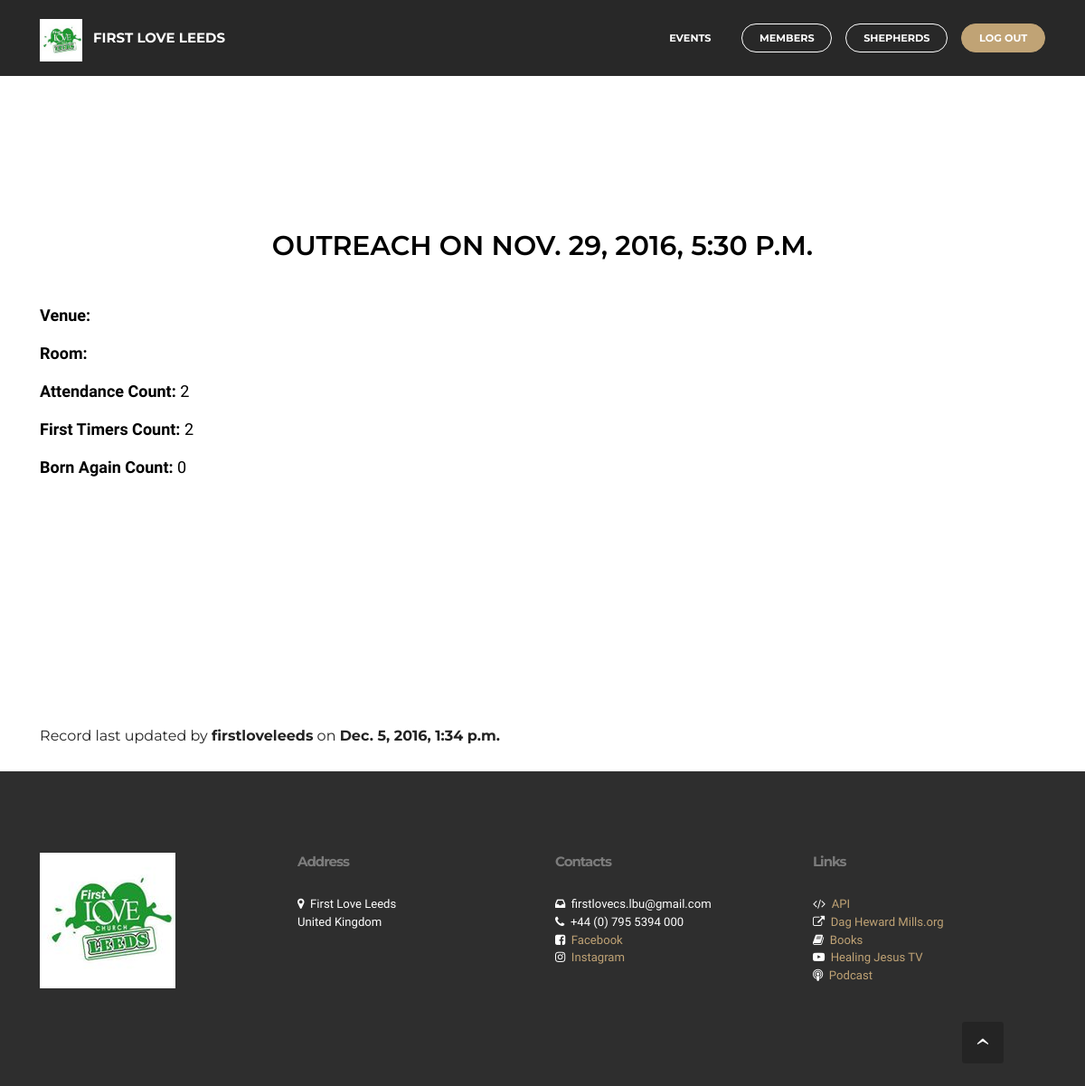
Screenshot of /event/1/ (signed in) with the database file from the repository.
### event/models.py (models this page shows, shortened)
class Event(models.Model):
	date = models.DateTimeField()
	event = models.ForeignKey('EventType', on_delete=models.CASCADE)
	attendance_count = models.IntegerField()
	first_timers_count = models.IntegerField()
	born_again_count = models.IntegerField()
	venue = models.CharField(max_length=100, blank=True)
	room = models.CharField(max_length=100, blank=True)
	last_modified = models.DateTimeField(auto_now=True)
	def __str__(self):
		return self.event.name
	class Meta:
		ordering = ["-date"]

class EventType(models.Model):
	name = models.CharField(max_length=100, unique=True)
	class Meta:
		ordering = ["name"]

### event/views.py (the view)
@login_required
def event_info(request, id):
	event = Event.objects.get(pk = id)
	context = {
		'event': event
	}
	return render (request, 'event_info.html', context)

### event/templates/event_info.html (shortened to what this page needs)
{% extends '_partial/base.html' %}

### welcome/templates/_partial/base.html (shortened to what this page needs)
{% spaceless %}
{% load staticfiles %}
{% endspaceless %}

### firstlove/static/dropdown/css/style.css (style rules this page uses)
.navbar-dropdown { left: 0; padding: 0; position: absolute; right: 0; top: 0; transition: all 0.45s ease; z-index: 1030; }
.navbar-dropdown .navbar-brand { float: none; font-size: 0; padding: 1.25rem 0; position: relative; transition: padding 0.25s ease; white-space: nowrap; }
.navbar-dropdown .navbar-brand::before { content: ""; display: inline-block; height: 100%; vertical-align: middle; }
.navbar-dropdown .navbar-logo, .navbar-dropdown .navbar-caption { display: inline-block; vertical-align: middle; }
.navbar-dropdown .navbar-logo { margin-right: 0.8rem; transition: margin 0.3s ease-in-out; }
.navbar-dropdown .navbar-logo img { height: 3.125rem; transition: all 0.3s ease-in-out; }
.navbar-dropdown .mbr-table-cell { height: 5.625rem; }
.navbar-dropdown .navbar-caption { font-family: "Montserrat"; font-size: 1rem; font-weight: 700; white-space: normal; }
.navbar-dropdown .navbar-caption, .navbar-dropdown .navbar-caption:hover { color: inherit; text-decoration: none; }
.navbar-dropdown.navbar-fixed-top { position: fixed; }
.nav-dropdown { display: table !important; font-family: "Montserrat"; font-size: 0.75rem; font-weight: 700; height: auto !important; }
.nav-dropdown .nav-item { display: table-cell; float: none; vertical-align: middle; }
.nav-dropdown .nav-btn { padding-left: 1rem; }
.nav-dropdown .link { margin: 1.667em; padding: 0; transition: color .2s ease-in-out; }
.nav-dropdown .link::after, .nav-dropdown .dropdown-item::after { color: inherit; }
.nav-dropdown .btn { font-size: 0.75rem; font-weight: 700; letter-spacing: 0; margin-bottom: 0; padding-left: 1.25rem; padding-right: 1.25rem; }

### firstlove/static/w3-css/w3.css (style rules this page uses)
html { box-sizing:border-box }
*,*:before,*:after { box-sizing:inherit }
html { -ms-text-size-adjust:100%;-webkit-text-size-adjust:100% }
body { margin:0 }
article,aside,details,figcaption,figure,footer,header,main,menu,nav,section,summary { display:block }
a { background-color:transparent;-webkit-text-decoration-skip:objects }
img { border-style:none }
html,body { font-family:Verdana,sans-serif;font-size:15px;line-height:1.5 }
html { overflow-x:hidden }
h1,h2,h3,h4,h5,h6,.w3-slim,.w3-wide { font-family:"Segoe UI",Arial,sans-serif }
h1 { font-size:36px }
h6 { font-size:16px }
h1,h2,h3,h4,h5,h6 { font-weight:400;margin:10px 0 }
img { margin-bottom:-5px }
a { color:inherit }
.w3-large { font-size:18px!important }
.w3-center { text-align:center!important }
.w3-text-black,.w3-hover-text-black:hover { color:#000!important }

### firstlove/static/mobirise/css/mbr-additional.css (style rules this page uses)
body, input, textarea, .mbr-company .list-group-text { font-family: 'Raleway', sans-serif; }
.btn, .alert, h1, h2, h3, h4, h5, h6, .h1, .h2, .h3, .h4, .h5, .h6, .display-1, .display-2, .display-3, .display-4, .mbr-figure .mbr-figure-caption, .mbr-gallery-title, .mbr-map [data-state-details], .mbr-price { font-family: 'Montserrat', sans-serif; }
.mbr-footer-content h1, .mbr-footer .mbr-contacts h1, .mbr-footer-content h2, .mbr-footer .mbr-contacts h2, .mbr-footer-content h3, .mbr-footer .mbr-contacts h3, .mbr-footer-content h4, .mbr-footer .mbr-contacts h4, .mbr-footer-content p strong, .mbr-footer .mbr-contacts p strong, .mbr-footer-content strong, .mbr-footer .mbr-contacts strong { font-family: 'Montserrat', sans-serif; }
.btn { border-radius: 1.6em; }
.btn-primary { background-color: #c0a375; border-color: #c0a375; color: #ffffff; }
.text-primary { color: #c0a375 !important; }
.mbr-footer p a, .mbr-footer ul a { color: #c0a375; }
#ext_menu-7 .navbar-caption { color: #ffffff; }
#ext_menu-7 .link, #ext_menu-7 .dropdown-item { color: #ffffff; }
#ext_menu-7 .link { font-size: 0.75rem; }
#ext_menu-7 .navbar, #ext_menu-7 .nav-dropdown-sm, #ext_menu-7 .nav-dropdown-sm .link[aria-expanded="true"], #ext_menu-7 .nav-dropdown-sm .dropdown-menu { background: #282828; }

### rows the page displays
Event: event+date+venue (picture), event+date+venue "FIRST LOVE LEEDS EVENTS MEMBERS SHEPHERDS LOG OUT OUTREACH ON NOV. 29, 2016, 5:30 P.M. Venue: Room: Attendance Count: 2 First Timers Count: 2 Born Again Count: 0 Record last updated by firstloveleeds on Dec. 5, 2016, 1:34 p.m. Address First Love Leeds United Kingdom Contacts firstlovecs.lbu@gmail.com +44 (0) 795 5394 000 Facebook Instagram Links API Dag Heward Mills.org Books Healing Jesus TV Podcast"
